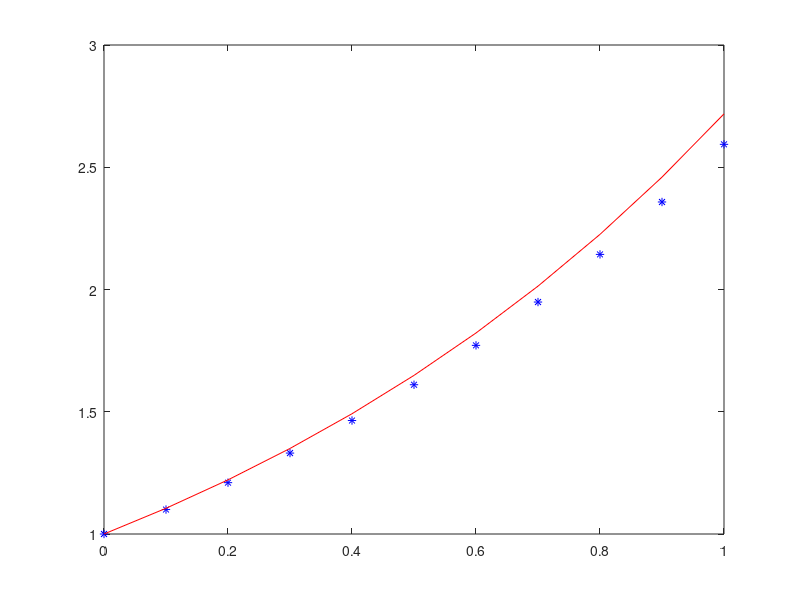

Reproduce this figure in MATLAB.
h=0.1;
x=[0:h:1];
y0 = 1;
y=zeros(size(x));
y(1) = y0
for i=2:size(y,2)
    y(i)=y(i-1)*(1+h);
end
plot(x,y,'*b',x,exp(x),'r');
